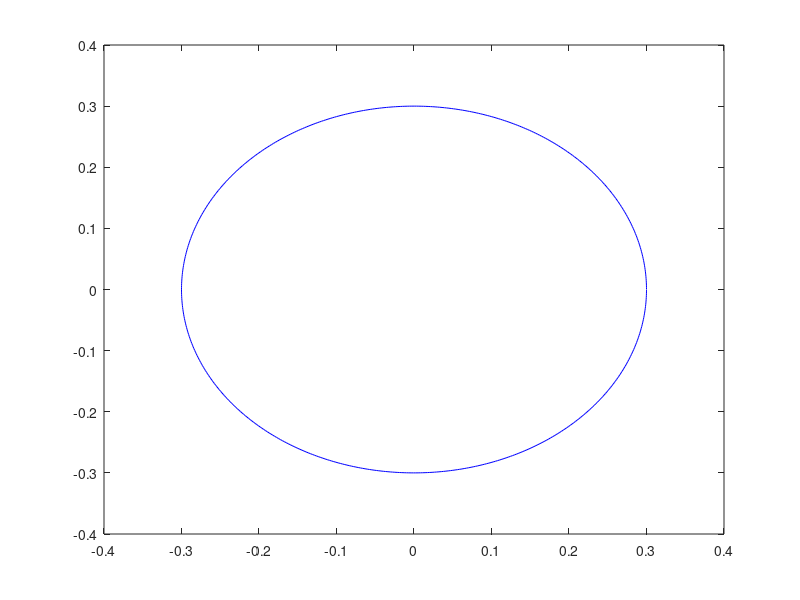

MATLAB code to generate this figure: (Note: this script raises an error after producing the figure.)
clear;
N = dlmread('SenMappingData.txt', '\t', 0, 0);
c = N(:,1);
r = N(:,2);
x = N(:,3);
y = N(:,4);

x = -x;

ang=0:0.01:2*pi; 
xp=0.3*cos(ang);
yp=0.3*sin(ang);
plot(xp,yp, 'b');
% grid on;
% axis equal;
% xlim([-5 6]);
% ylim([-4 5]);
% xlabel('X^w');
% ylabel('Y^w');

figure(2);

[C,R]=meshgrid([0:511],[0:423]);
X_2nd = SecondModel_X(C,R);
Y_2nd = SecondModel_Y(C,R);
hSurface = mesh(X_2nd,Y_2nd,zeros(size(X_2nd)));
hold on;
grid on;
axis equal;
xlim([-5.26 6.26]);
ylim([-4.545 5]);
xlabel('X^w');
ylabel('Y^w');
colormap([0.4 0.4 0.4]);

x_2nd = SecondModel_X(c,r);
y_2nd = SecondModel_Y(c,r);
plot(x_2nd,y_2nd, 'b*');
x_zero = SecondModel_X(279, 224);
y_zero = SecondModel_Y(279, 224);
ang=0:0.01:2*pi; 
xp=0.3*cos(ang) + x_zero;
yp=0.3*sin(ang) + y_zero;
plot(xp,yp, 'c', 'Linewidth', 3);

x_match(1, 1) = SecondModel_X(20, 393);
y_match(1, 1) = SecondModel_Y(20, 393);
x_match(2, 1) = SecondModel_X(492, 394);
y_match(2, 1) = SecondModel_Y(492, 394);
x_match(3, 1) = SecondModel_X(278, 403);
y_match(3, 1) = SecondModel_Y(278, 403);
plot(x_match,y_match, 'cO', 'Linewidth', 2);
x_line=[x_match(1, 1),x_match(2, 1)];
y_line=[y_match(2, 1),y_match(2, 1)];
plot(x_line,y_line, 'g', 'Linewidth', 2);
x_line=[x_match(3, 1),x_match(3, 1)];
y_line=[y_match(1, 1),y_match(3, 1)];
plot(x_line,y_line, 'r', 'Linewidth', 2);


figure(3);
X_4th = FourthModel_X(C,R);
Y_4th = FourthModel_Y(C,R);
hSurface = mesh(X_4th,Y_4th,zeros(size(X_4th)));
hold on;
grid on;
axis equal;
xlabel('X^w');
ylabel('Y^w');
colormap([0.4 0.4 0.4]);

x_4th = FourthModel_X(c,r);
y_4th = FourthModel_Y(c,r);
plot(x_4th,y_4th, 'b*');
x_zero = FourthModel_X(279, 224);
y_zero = FourthModel_Y(279, 224);
ang=0:0.01:2*pi; 
xp=0.3*cos(ang) + x_zero;
yp=0.3*sin(ang) + y_zero;
plot(xp,yp, 'c', 'Linewidth', 3);

x_match(1, 1) = FourthModel_X(20, 393);
y_match(1, 1) = FourthModel_Y(20, 393);
x_match(2, 1) = FourthModel_X(492, 394);
y_match(2, 1) = FourthModel_Y(492, 394);
x_match(3, 1) = FourthModel_X(278, 403);
y_match(3, 1) = FourthModel_Y(278, 403);
plot(x_match,y_match, 'cO', 'Linewidth', 2);
x_line=[x_match(1, 1),x_match(2, 1)];
y_line=[y_match(2, 1),y_match(2, 1)];
plot(x_line,y_line, 'g', 'Linewidth', 2);
x_line=[x_match(3, 1),x_match(3, 1)];
y_line=[y_match(1, 1),y_match(3, 1)];
plot(x_line,y_line, 'r', 'Linewidth', 2);

figure(4)
X_1st = FirstModel_X(C,R);
Y_1st = FirstModel_Y(C,R);
hSurface = mesh(X_1st,Y_1st,zeros(size(X_1st)));
hold on;
grid on;
axis equal;
xlabel('X^w');
ylabel('Y^w');
colormap([0.4 0.4 0.4]);

x_1st = FirstModel_X(c,r);
y_1st = FirstModel_Y(c,r);
plot(x_1st,y_1st, 'b*');
x_zero = FirstModel_X(279, 224);
y_zero = FirstModel_Y(279, 224);
ang=0:0.01:2*pi; 
xp=0.3*cos(ang) + x_zero;
yp=0.3*sin(ang) + y_zero;
plot(xp,yp, 'c', 'Linewidth', 3);

x_match(1, 1) = FirstModel_X(20, 393);
y_match(1, 1) = FirstModel_Y(20, 393);
x_match(2, 1) = FirstModel_X(492, 394);
y_match(2, 1) = FirstModel_Y(492, 394);
x_match(3, 1) = FirstModel_X(278, 403);
y_match(3, 1) = FirstModel_Y(278, 403);
plot(x_match,y_match, 'cO', 'Linewidth', 2);
x_line=[x_match(1, 1),x_match(2, 1)];
y_line=[y_match(2, 1),y_match(2, 1)];
plot(x_line,y_line, 'g', 'Linewidth', 2);
x_line=[x_match(3, 1),x_match(3, 1)];
y_line=[y_match(1, 1),y_match(3, 1)];
plot(x_line,y_line, 'r', 'Linewidth', 2);

figure(5)
hSurface = mesh(C,R,zeros(C));
hold on;
grid on;
axis equal;
xlabel('Colum');
ylabel('Row');
colormap([0.4 0.4 0.4]);

plot(c, r, 'b*');
x_zero = 279;
y_zero = 224;
ang=0:0.01:2*pi; 
xp = 3*cos(ang) + x_zero;
yp = 3*sin(ang) + y_zero;
plot(xp,yp, 'c', 'Linewidth', 3);

x_match(1, 1) = 20;
y_match(1, 1) = 393;
x_match(2, 1) = 492;
y_match(2, 1) = 394;
x_match(3, 1) = 278;
y_match(3, 1) = 403;
plot(x_match,y_match, 'cO', 'Linewidth', 2);
x_line=[x_match(1, 1),x_match(2, 1)];
y_line=[y_match(2, 1),y_match(2, 1)];
plot(x_line,y_line, 'g', 'Linewidth', 2);
x_line=[x_match(3, 1),x_match(3, 1)];
y_line=[y_match(1, 1),y_match(3, 1)];
plot(x_line,y_line, 'r', 'Linewidth', 2);

